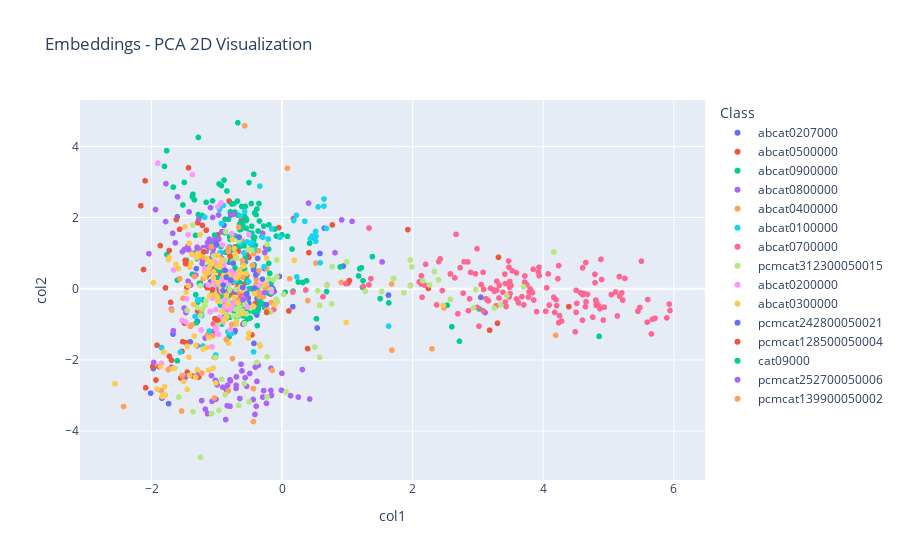

Notebook cell for this chart:
### Markdown cell above
#### 3.2.2. Train and Evaluate Image Model

### Code cell
# Combine image columns to form the feature set
X_train = train_df[image_columns].values
X_test = test_df[image_columns].values

# Train and evaluate models
trained_models = train_classic(X_train, X_test, y_train, y_test)
